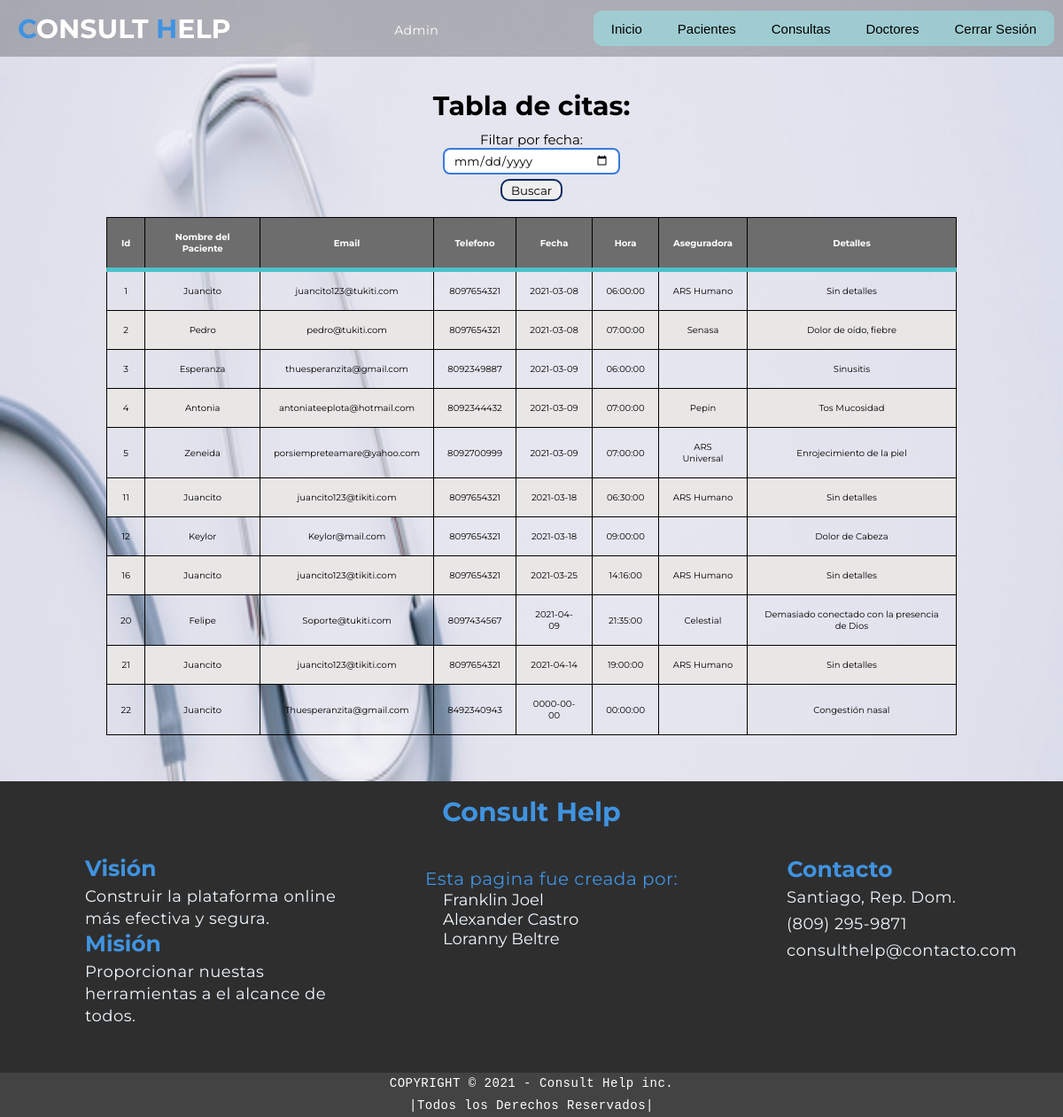
The page /tabla.php (signed in) on the database its author committed.
### tables this page shows
CREATE TABLE `users` (
  `Id` int(11) NOT NULL,
  `username` varchar(20) NOT NULL,
  `email` varchar(50) DEFAULT NULL,
  `password` varchar(50) DEFAULT NULL
);

CREATE TABLE `citas` (
  `Id` int(5) NOT NULL,
  `Nombre del paciente` varchar(50) NOT NULL,
  `Email del paciente` varchar(30) NOT NULL,
  `Telefono del paciente` varchar(50) NOT NULL,
  `Fecha_citas` date NOT NULL,
  `Hora_citas` time NOT NULL,
  `Aseguradora` varchar(50) NOT NULL,
  `Detalles` text NOT NULL
);

### tabla.php (the view, shortened to what this page needs)
<!DOCTYPE html>
<html lang="es">
    <head>
        <link rel="stylesheet" href="css/style.css">
        <link rel="stylesheet" href="css/citas.css">
        <link rel="stylesheet" href="css/menu.css">
    </head>
    <body>
        <?php require 'header.php' ?>
        <br><br><br><br><br><br><br>
        <a name="tabla1">
        <div id="mostrar-consultas" align="center">
                    <h1>Tabla de citas:</h1>
                    <table id="tabla" name="tabla">
                        <form action="tabla.php" method="get">
                            <label>Filtar por fecha: </label> <input type="date" name="fecha" id="">
                            <input type="submit" value="Buscar" style="width: 70px">
                            <br><br>
                        </form>
                        <thead>
                            <tr>
                                <th>Id</th>
                                <th>Nombre del Paciente</th>
                                <th>Email</th>
                                <th>Telefono</th>
                                <th>Fecha</th>
                                <th>Hora</th>
                                <th>Aseguradora</th>
                                <th>Detalles</th>
                            </tr>
                        </thead>
                        <?php
                        if (!empty($_GET['fecha'])){
                            $fecha = $_GET['fecha'];
                            $sql = "SELECT * FROM citas WHERE Fecha_citas = '$fecha' ";
                        }else{
                            $sql = "SELECT * FROM citas";
                        }
                        $result = mysqli_query($conexion, $sql);
                        while($mostrar=mysqli_fetch_array($result)){
                        ?>
                        <tr>
                            <td><?php echo $mostrar['Id'] ?></td>
                            <td><?php echo $mostrar['Nombre del paciente'] ?></td>
                            <td><?php echo $mostrar['Email del paciente'] ?></td>
                            <td><?php echo $mostrar['Telefono del paciente'] ?></td>
                            <td><?php echo $mostrar['Fecha_citas'] ?></td>
                            <td><?php echo $mostrar['Hora_citas'] ?></td>
                            <td><?php echo $mostrar['Aseguradora'] ?></td>
                            <td><?php echo $mostrar['Detalles'] ?></td>
                        </tr>
                        <?php } ?>
                    </table>
                </div>
                <br><br><br><br>
    </body>
</html>

### header.php (shortened to what this page needs)
<?php
    require 'php/conexion.php';
?>
<!DOCTYPE html>
<html lang="en">
<head>
    <link rel="stylesheet" href="css/style.css">
    <link rel="stylesheet" href="css/citas.css">
    <link rel="stylesheet" href="css/menu.css">
</head>
<body>
    <section id="header">
        <div class="header container">
            <div class="nav-bar">
                <div class="brand">
                    <a href="index.php"><h1><span>C</span>onsult <span>H</span>elp</h1></a>
                </div>
                <?php
                    foreach($conexion->query($_SESSION['username']) as $nosabetu);
                ?>
                <p id="aaa" style="color: white;"><?php echo $nosabetu['username']; ?></p>
                <ul class="nav">
                    <li><a href="index.php">Inicio</a></li>
                    <li><a href="pacientes.php">Pacientes</a>
                    </li>
                    <li><a href="consultas.php">Consultas</a>
                    </li>
                    <li><a href="credits.php">Doctores</a></li>
                    <li><a href="php/salir.php">Cerrar Sesión</a></li>
                </ul>
            </div>
        </div>
    </section>
</body>
</html>

### css/style.css (style rules this page uses)
* { padding: 0; margin: 0; box-sizing: border-box; }
body { background-image: url(../img/fondo\ blanco.jpg); background-repeat: no-repeat; background-size: 100% 100%; background-attachment: fixed; }
html { font-size: 10px; font-family: 'Montserrat', sans-serif; scroll-behavior: smooth; }
a { text-decoration: none; }
.container { min-height: 100vh; width: 100%; height: auto; display: flex; align-items: center; justify-content: center; }
p { color: #333; font-size: 1.4rem; margin-top: 5px; line-height: 2.5rem; font-weight: 300px; letter-spacing: .05rem; }
.brand h1 { font-size: 3rem; text-transform: uppercase; color: white; }
.brand h1 span { color: rgb(64, 147, 224); }
#header { position: fixed; z-index: 10000; left: 0; top: 0; width: 100vw; height: auto; }
#header .header { min-height: 8vh; background-color: rgba(0, 0, 0, 0.24); transition: .3s ease background-color; }
#header .nav-bar { display: flex; align-items: center; justify-content: space-between; width: 100%; height: 100%; max-width: 1300px; padding: 0 10px; }

### css/citas.css (style rules this page uses)
h1 { text-align: center; margin: 10px; font-size: 30px; }
label { font-size: 15px; }
input[type="text"], input[type="number"], input[type="date"], input[type="time"], input[type="tel"], input[type="email"] { margin-right: 0px; height: 30px; width: 200px; padding: 10px; display: block; border-radius: 8px; border: 2px solid rgb(55, 122, 223); outline: none; }
button, input[type="reset"], input[type="submit"] { border: 2px solid rgb(4, 40, 94); border-radius: 10px; font-family: 'Montserrat', sans-serif; height: 25px; z-index: auto; cursor: pointer; margin: 5px; }
table { border-radius: 10px; font-family: 'Poppins', sans-serif; width: 80%; text-align: center; border-collapse: collapse; font-size: 10px; z-index: 2000000000000000000; }
th, td { border: 1px solid black; padding: 15px; font-size: 10px; }
thead { border-bottom: solid 5px rgb(76, 194, 202); background-color: rgb(110, 109, 109); color: white; }
tr:nth-child(even) { background-color: rgb(233, 230, 230); }

### css/menu.css (style rules this page uses)
#header { margin: auto; font-family: 'Montserrat', sans-serif; }
ul, ol { list-style: none; }
.nav { background-color: rgba(141, 248, 248, 0.418); border-radius: 10px; color: black; text-decoration: none; height: 40px; font-family: 'Montserrant', sans-serif; }
.nav li a { color: black; font-family: 'Montserrant', sans-serif; font-size: 15px; text-decoration: none; margin: 5px; padding: 7px 15px; display: block; }
.nav > li { float: left; }

### css/footer.css (style rules this page uses)
* { padding: 0; margin: 0; box-sizing: border-box; font-family: 'Montserrat', sans-serif; }
#footer { background-color: rgb(46, 46, 46); width: 100%; height: 365px; }
#footer h1 { position: relative; top: -20px; color: rgb(64, 147, 224); }
#nosotros p, #creditos p, #contactos p { color: aliceblue; font-size: 18px; }
#nosotros b, #contactos h1 { font-size: 25px; color: rgb(64, 147, 224); }
#nosotros { position: relative; display: table-column; width: 300px; left: 8%; float: left; }
#creditos p { color: rgb(64, 147, 224); height: auto; font-size: 20px; }
#creditos ul li { position: relative; left: 20px; }
#creditos ul li a, #creditos ul li { color: aliceblue; font-size: 18px; }
#creditos { position: relative; width: 300px; top: -180px; left: 40%; }
#contactos { position: relative; left: 74%; top: -300px; width: 300px; }
#contactos p a { color: aliceblue; }
#contactos h1 { position: relative; top: 5px; right: 90px; }
#copyright { position: relative; top: -180px; background-color: rgb(68, 67, 67); }
#copyright p { color: #fff; font-family: 'Courier New', Courier, monospace; }

### rows shown on the page
users: username "Admin"
citas: Id "1", Nombre del paciente "Juancito", Email del paciente "juancito123@tukiti.com", Telefono del paciente "8097654321", Fecha_citas "2021-03-08", Hora_citas "06:00:00", Aseguradora "ARS Humano", Detalles "Sin detalles"
citas: Id "2", Nombre del paciente "Pedro", Email del paciente "pedro@tukiti.com", Telefono del paciente "8097654321", Fecha_citas "2021-03-08", Hora_citas "07:00:00", Aseguradora "Senasa", Detalles "Dolor de oído, fiebre"
citas: Id "3", Nombre del paciente "Esperanza", Email del paciente "thuesperanzita@gmail.com", Telefono del paciente "8092349887", Fecha_citas "2021-03-09", Hora_citas "06:00:00", Detalles "Sinusitis"
citas: Id "4", Nombre del paciente "Antonia", Email del paciente "antoniateeplota@hotmail.com", Telefono del paciente "8092344432", Fecha_citas "2021-03-09", Hora_citas "07:00:00", Aseguradora "Pepin", Detalles "Tos Mucosidad"
citas: Id "5", Nombre del paciente "Zeneida", Email del paciente "porsiempreteamare@yahoo.com", Telefono del paciente "8092700999", Fecha_citas "2021-03-09", Hora_citas "07:00:00", Aseguradora "ARS Universal", Detalles "Enrojecimiento de la piel"
citas: Id "11", Nombre del paciente "Juancito", Email del paciente "juancito123@tikiti.com", Telefono del paciente "8097654321", Fecha_citas "2021-03-18", Hora_citas "06:30:00", Aseguradora "ARS Humano", Detalles "Sin detalles"
citas: Id "12", Nombre del paciente "Keylor", Email del paciente "Keylor@mail.com", Telefono del paciente "8097654321", Fecha_citas "2021-03-18", Hora_citas "09:00:00", Detalles "Dolor de Cabeza"
citas: Id "16", Nombre del paciente "Juancito", Email del paciente "juancito123@tikiti.com", Telefono del paciente "8097654321", Fecha_citas "2021-03-25", Hora_citas "14:16:00", Aseguradora "ARS Humano", Detalles "Sin detalles"
citas: Id "20", Nombre del paciente "Felipe", Email del paciente "Soporte@tukiti.com", Telefono del paciente "8097434567", Fecha_citas "2021-04-09", Hora_citas "21:35:00", Aseguradora "Celestial", Detalles "Demasiado conectado con la presencia de Dios"
citas: Id "21", Nombre del paciente "Juancito", Email del paciente "juancito123@tikiti.com", Telefono del paciente "8097654321", Fecha_citas "2021-04-14", Hora_citas "19:00:00", Aseguradora "ARS Humano", Detalles "Sin detalles"
citas: Id "22", Nombre del paciente "Juancito", Email del paciente "Thuesperanzita@gmail.com", Telefono del paciente "8492340943", Fecha_citas "0000-00-00", Hora_citas "00:00:00", Detalles "Congestión nasal"
